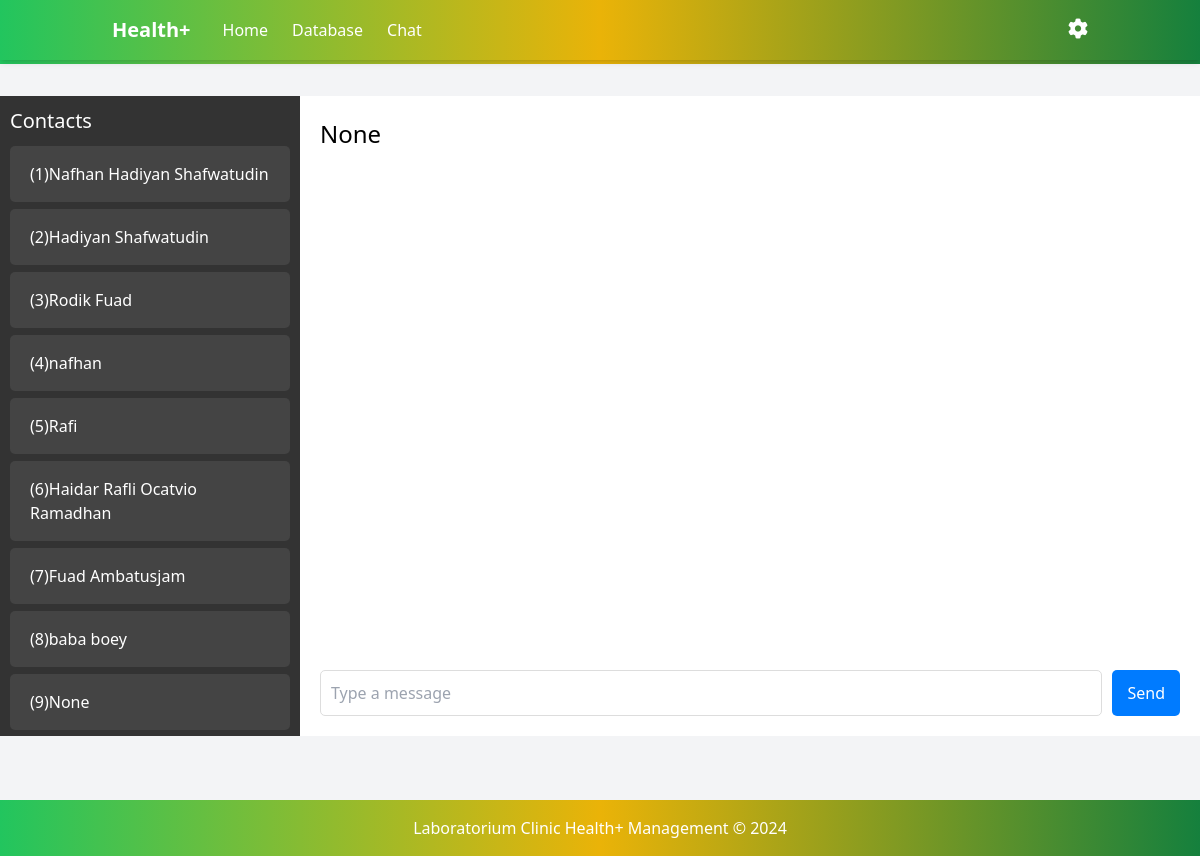
/chat_admin/10 (signed in), run on the app's committed database.
### app/models.py (models this page shows, shortened)
class User(db.Model, UserMixin):
    id = db.Column(db.Integer, primary_key=True)
    username = db.Column(db.String(150), unique=True, nullable=False)
    password = db.Column(db.String(150), nullable=False)

class PersonalData(db.Model):
    id = db.Column(db.Integer, primary_key=True)
    user_id = db.Column(db.Integer, db.ForeignKey('user.id'), unique=True, nullable=False)
    full_name = db.Column(db.String(100), nullable=False)
    nik = db.Column(db.String(20), nullable=False)
    domicile = db.Column(db.String(100), nullable=False)
    phone = db.Column(db.String(15), nullable=False)
    created_at = db.Column(db.DateTime, default=datetime.utcnow)
    user = db.relationship('User', backref=db.backref('personal_data', uselist=False), lazy=True)
    reservations = db.relationship('Reservation', back_populates='patient', lazy=True)

### app/routes.py (the view, shortened to what this page needs)
@routes.route('/chat_admin', methods=['GET', 'POST'])
@routes.route('/chat_admin/<int:patient_id>', methods=['GET', 'POST'])
def chat_admin(patient_id=None):
    admin_user = User.query.filter_by(username='admin').first()
    if patient_id is None:
        first_patient = User.query.first()
        if first_patient:
            return redirect(url_for('routes.chat_admin', patient_id=first_patient.id))
    selected_patient = User.query.get_or_404(patient_id)
    messages = db.session.query(
        Chat.id,
        Chat.sender_id,
        Chat.receiver_id,
        Chat.message,
        Chat.timestamp,
        Chat.is_read,
        PersonalData.full_name
    ).join(
        PersonalData,
        (Chat.sender_id == PersonalData.user_id) | (Chat.receiver_id == PersonalData.user_id)
    ).filter(
        ((Chat.sender_id == current_user.id) & (Chat.receiver_id == patient_id)) |
        ((Chat.sender_id == patient_id) & (Chat.receiver_id == current_user.id))
    ).all()
    unread_messages = Chat.query.filter_by(receiver_id=current_user.id, sender_id=patient_id, is_read=False).all()
    for msg in unread_messages:
        msg.is_read = True
    db.session.commit()
    users = User.query.filter(User.username != 'admin').all()
    new_messages = len(messages) > 0
    return render_template('chat_admin.html', messages=messages, selected_patient=selected_patient, users=users, admin_user=admin_user, new_messages=new_messages)

### templates/chat_admin.html (shortened to what this page needs)
{% extends 'base_admin.html' %}
{% block content %}
<div class="chat-container">
    <header class="bg-gradient-to-r from-green-500 via-yellow-500 to-green-700 text-white shadow-md py-4 fixed w-full top-0 z-10">
        <div class="container mx-auto flex justify-between items-center px-6 space-x-8">
            <div class="flex items-center space-x-8">
                <a href="{{ url_for('routes.home_admin') }}" class="font-bold text-xl whitespace-nowrap">Health+</a>
                <nav class="flex space-x-6 items-center">
                    <a href="{{ url_for('routes.home_admin') }}" class="hover:underline">Home</a>
                    <a href="{{ url_for('routes.database') }}" class="hover:underline">Database</a>
                    <a href="{{ url_for('routes.chat_admin') }}" class="hover:underline">Chat</a>
                </nav>
            </div>
            <div class="relative">
                <button id="settingsButton" class="focus:outline-none">
                    <i id="settingsIcon" class="fa fa-cog text-xl cursor-pointer"></i>
                </button>
            </div>
        </div>
    </header>
    <div class="sidebar">
        <h3 class="sidebar-title">Contacts</h3>
        <ul class="contact-list">
            {% for user in users %}
                <li class="contact-item" style="margin-bottom: 7px;">
                    <a href="{{ url_for('routes.chat_admin', patient_id=user.id) }}">
                        <div class="chat-header-box" style=" color: white; padding: 8px; margin: bottom 10px;; ">
                            <h4>({{ user.personal_data.id }}){{ user.personal_data.full_name }}</h4>
                        </div>
                    </a>
                </li>
            {% endfor %}
        </ul>
    </div>
    <div class="chat-area">
        <div class="chat-header">
            <h3>{{ selected_patient.personal_data.full_name }}</h3>
        </div>
        <div class="chat-messages chat-scroll" id="chat-messages">
        </div>
        <form action="{{ url_for('routes.chat_admin', patient_id=selected_patient.id) }}" method="POST" class="chat-input">
            <input type="text" name="message" placeholder="Type a message" required>
            <button type="submit" id="chat-form">Send</button>
        </form>
    </div>
</div>
{% endblock %}

### data on the page
User: personal_data.id "1", personal_data.full_name "Nafhan Hadiyan Shafwatudin"
User: personal_data.id "2", personal_data.full_name "Hadiyan Shafwatudin"
User: personal_data.id "3", personal_data.full_name "Rodik Fuad"
User: personal_data.id "4", personal_data.full_name "nafhan"
User: personal_data.id "5", personal_data.full_name "Rafi"
User: personal_data.id "6", personal_data.full_name "Haidar Rafli Ocatvio Ramadhan"
User: personal_data.id "7", personal_data.full_name "Fuad Ambatusjam"
User: personal_data.id "8", personal_data.full_name "baba boey"
User: personal_data.id "9", personal_data.full_name "None"
PersonalData: personal_data.full_name "None"
